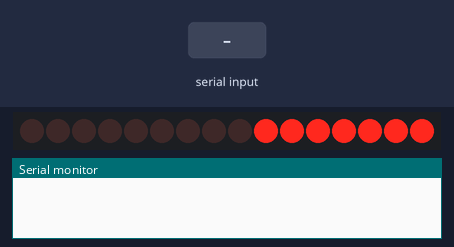
This sketch was run on a simulated Arduino Uno, built with avr-gcc and run on an emulated ATmega328P. Parts: 16 shift-register outputs drawn as a row of LEDs (first output left, lit = HIGH), the last lines printed to the serial monitor. Wiring (inferred from the names in the program): 2 × shift register (74HC595): data pin 11; shift clock pin 12; latch pin 8. Wiring (inferred from the signals the program sends): row of LEDs: on Q0, Q1, Q2, Q3, Q4, Q5, Q6, Q7, Q8, Q9, Q10, Q11, Q12, Q13, Q14, Q15. The test bench sets the inputs (shaded band).

Above: at 1.2 s.
1.3 s: "b\n" received over Serial
At 1.79 s:
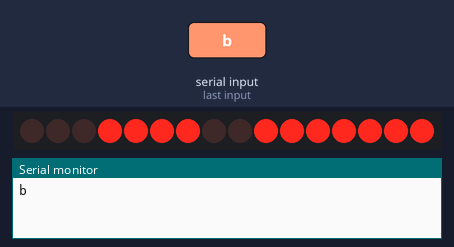
3.5 s: "d\n" received over Serial
At 3.94 s:
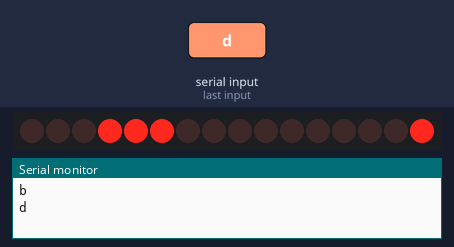
5.6 s: "h\n" received over Serial
At 5.68 s:
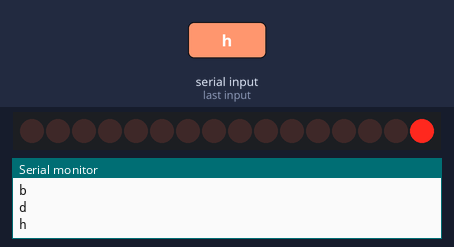
7.7 s: "a\n" received over Serial
At 8.6 s:
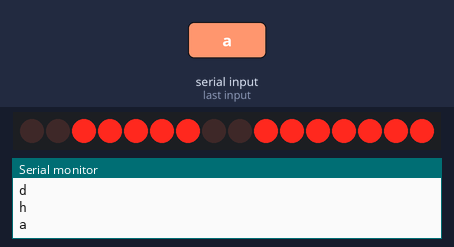
9.4 s: "c\n" received over Serial
At 10.2 s:
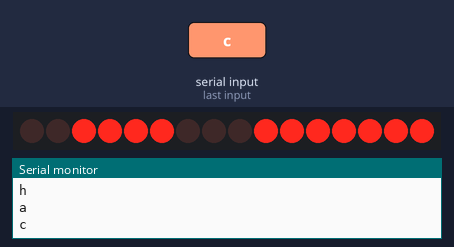
11.1 s: "i\n" received over Serial
At 12.4 s:
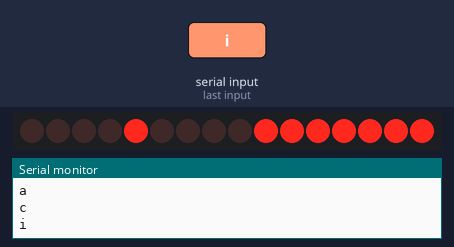
Timing chart, 0 to 13.9 s (numbered marks = the images above; inputs shaded):
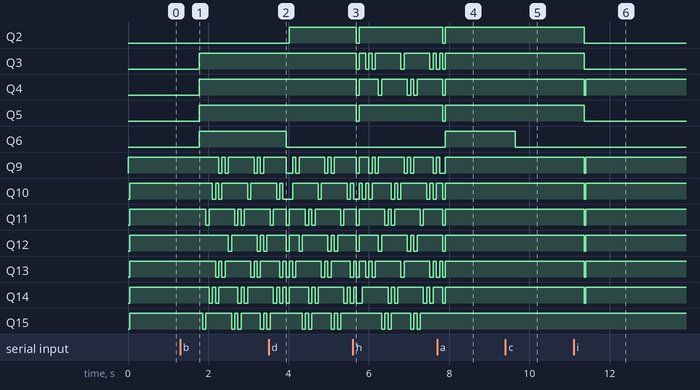

The sketch:

LED_Matrix.ino
```cpp
// 接 74HC595 的 ST_CP (pin 12,latch pin)
int latchPin = 8;
// 接 74HC595 的 SH_CP (pin 11, clock pin)
int clockPin = 12;
// 接 74HC595 的 DS (pin 14)
int dataPin = 11;

byte print_alphabet[7]={};
byte print_a[7]={B00000000,
                 B00011000,
                 B00100100,
                 B00111000,
                 B00100100,
                 B00100100,
                 B01011000,};

byte print_b[7]={B00001000,
                 B00001000,
                 B00001000,
                 B00111000,
                 B01001000,
                 B01001000,
                 B00111000};

byte print_c[7]={B00000000,
                 B00000000,
                 B00111000,
                 B00000100,
                 B00000100,
                 B00000100,
                 B00111000};

byte print_d[7]={B00100000,
                 B00100000,
                 B00100000,
                 B00111000,
                 B00100100,
                 B00100100,
                 B00111000};

byte print_e[7]={B00000000,
                 B00111000,
                 B01000100,
                 B01111100,
                 B00000100,
                 B00111000,
                 B00000000};

byte print_f[7]={B00010000,
                 B00101000,
                 B00001000,
                 B00111100,
                 B00001000,
                 B00001000,
                 B00001000};

byte print_g[7]={B00110000,
                 B01001000,
                 B01001000,
                 B01110000,
                 B01000000,
                 B01001000,
                 B00110000};

byte print_h[7]={B00000100,
                 B00000100,
                 B00000100,
                 B00010100,
                 B00101100,
                 B00100100,
                 B00100100};

byte print_i[7]={B00000000,
                 B00010000,
                 B00000000,
                 B00010000,
                 B00010000,
                 B00010000,
                 B00010000};

byte print_j[7]={B00000000,
                 B00100000,
                 B00000000,
                 B00100000,
                 B00100000,
                 B00101000,
                 B00010000};

byte print_k[7]={B00001000,
                 B00001000,
                 B01001000,
                 B00101000,
                 B00011000,
                 B00101000,
                 B01001000};

byte print_l[7]={B00000000,
                 B00010000,
                 B00010000,
                 B00010000,
                 B00010000,
                 B00010000,
                 B00010000};

byte print_m[7]={B00000000,
                 B00000000,
                 B00101000,
                 B01010100,
                 B01010100,
                 B01010100,
                 B00000000};

byte print_n[7]={B00000000,
                 B00000000,
                 B00010100,
                 B00101100,
                 B00100100,
                 B00100100,
                 B00000000};

byte print_o[7]={B00000000,
                 B00000000,
                 B00011000,
                 B00100100,
                 B00100100,
                 B00011000,
                 B00000000};

byte print_p[7]={B00000000,
                 B00000000,
                 B00111000,
                 B01001000,
                 B00111000,
                 B00001000,
                 B00001000};

byte print_q[7]={B00000000,
                 B00011000,
                 B00100100,
                 B00111000,
                 B00100000,
                 B10100000,
                 B01100000};

byte print_r[7]={B00000000,
                 B00000000,
                 B00101000,
                 B01011000,
                 B00001000,
                 B00001000,
                 B00000000};

byte print_s[7]={B00000000,
                 B00011000,
                 B00100100,
                 B00001000,
                 B00010000,
                 B00100100,
                 B00011000};

byte print_t[7]={B00000000,
                 B00001000,
                 B00111100,
                 B00001000,
                 B00001000,
                 B00101000,
                 B00010000};

byte print_u[7]={B00000000,
                 B00000000,
                 B00100100,
                 B00100100,
                 B00100100,
                 B01011000,
                 B00000000};

byte print_v[7]={B00000000,
                 B00000000,
                 B00000000,
                 B00101000,
                 B00101000,
                 B00010000,
                 B00000000};
byte print_w[7]={B00000000,
                 B00000000,
                 B01010100,
                 B01010100,
                 B01010100,
                 B00101000,
                 B00000000};

byte print_x[7]={B00000000,
                 B00000000,
                 B00000000,
                 B00101000,
                 B00010000,
                 B00101000,
                 B00000000};

byte print_y[7]={B00000000,
                 B00101000,
                 B00101000,
                 B00010000,
                 B00001000,
                 B00000100,
                 B00000000};

byte print_z[7]={B00000000,
                 B00000000,
                 B00111100,
                 B00010000,
                 B00001000,
                 B00111100,
                 B00000000};

byte print_ERROR[7]={B10000010,
                     B01000100,
                     B00101000,
                     B00010000,
                     B00101000,
                     B01000100,
                     B10000010};

byte print_CLEAR[7]={B00000000,
                     B00000000,
                     B00000000,
                     B00000000,
                     B00000000,
                     B00000000,
                     B00000000,};

void setup()
{
    // 將 latchPin, clockPin, dataPin 設置為輸出
    pinMode(latchPin, OUTPUT);
    pinMode(clockPin, OUTPUT);
    pinMode(dataPin, OUTPUT);
    //serial 設定
    Serial.begin(9600);
}

void get_alphabet(char key)
{
       clear_board();
       switch(key)
       {
                  case 'a' :
                         for(int i=0;i<7;i++){print_alphabet[i] = print_a[i];} break;
                  case 'b' :
                         for(int i=0;i<7;i++){print_alphabet[i] = print_b[i];} break;
                  case 'c' :
                         for(int i=0;i<7;i++){print_alphabet[i] = print_c[i];} break;
                  case 'd' :
                         for(int i=0;i<7;i++){print_alphabet[i] = print_d[i];} break;
                  case 'e' :
                         for(int i=0;i<7;i++){print_alphabet[i] = print_e[i];} break;
                  case 'f' :
                         for(int i=0;i<7;i++){print_alphabet[i] = print_f[i];} break;
                  case 'g' :
                         for(int i=0;i<7;i++){print_alphabet[i] = print_g[i];} break;
                  case 'h' :
                         for(int i=0;i<7;i++){print_alphabet[i] = print_h[i];} break;
                  case 'i' :
                         for(int i=0;i<7;i++){print_alphabet[i] = print_i[i];} break;
                  case 'j' :
                         for(int i=0;i<7;i++){print_alphabet[i] = print_j[i];} break;
                  case 'k' :
                         for(int i=0;i<7;i++){print_alphabet[i] = print_k[i];} break;
                  case 'l' :
                         for(int i=0;i<7;i++){print_alphabet[i] = print_l[i];} break;
                  case 'm' :
                         for(int i=0;i<7;i++){print_alphabet[i] = print_m[i];} break;
                  case 'n' :
                         for(int i=0;i<7;i++){print_alphabet[i] = print_n[i];} break;
                  case 'o' :
                         for(int i=0;i<7;i++){print_alphabet[i] = print_o[i];} break;
                  case 'p' :
                         for(int i=0;i<7;i++){print_alphabet[i] = print_p[i];} break;
                  case 'q' :
                         for(int i=0;i<7;i++){print_alphabet[i] = print_q[i];} break;
                  case 'r' :
                         for(int i=0;i<7;i++){print_alphabet[i] = print_r[i];} break;
                  case 's' :
                         for(int i=0;i<7;i++){print_alphabet[i] = print_s[i];} break;
                  case 't' :
                         for(int i=0;i<7;i++){print_alphabet[i] = print_t[i];} break;
                  case 'u' :
                         for(int i=0;i<7;i++){print_alphabet[i] = print_u[i];} break;
                  case 'v' :
                         for(int i=0;i<7;i++){print_alphabet[i] = print_v[i];} break;
                  case 'w' :
                         for(int i=0;i<7;i++){print_alphabet[i] = print_w[i];} break;
                  case 'x' :
                         for(int i=0;i<7;i++){print_alphabet[i] = print_x[i];} break;
                  case 'y' :
                         for(int i=0;i<7;i++){print_alphabet[i] = print_y[i];} break;
                  case 'z' :
                         for(int i=0;i<7;i++){print_alphabet[i] = print_z[i];} break;
       }
}


void light(byte alphabet[])
{
    byte col_print;
    for (int i=1; i<=7 ; i++)
    {
        // 送資料前要先把 latchPin 拉成低電位
        digitalWrite(latchPin, LOW);

        col_print = 1 << i;
        // 使用 shiftOut 函式送出資料
        shiftOut(dataPin, clockPin, MSBFIRST, col_print);
        shiftOut(dataPin, clockPin, MSBFIRST, alphabet[i-1]);

        // 送完資料後要把 latchPin 拉回成高電位
        digitalWrite(latchPin, HIGH);
        delay(1);
    }

}

int counter;
void LED_print(byte print_alphabet[])
{
   counter=0;
   while(counter<50)
   {
         light(print_alphabet);
         counter++;
   }
}

void clear_board()
{
  light(print_CLEAR);
  delay(50);
}

void loop()
{

         // send data only when you receive data:
         if(Serial.available()>0)
         {
                char input = Serial.read() ;
                if(input!='\n')
                {
                  if(input<97 || input>122)
                  {
                    for(int i=0;i<7;i++)
                      print_alphabet[i] = print_ERROR[i];
                  }
                  Serial.println(input);
                  get_alphabet(input);
                }
         }
        LED_print(print_alphabet);
        /*
        for(int i=97;i<123;i++)
        {
            get_alphabet(i);
            LED_print(print_alphabet);
        }
        */
}
```

Measured:
- after the input at 1.3 s, Q3, Q4: LOW → HIGH after 0.48 s
- after the input at 9.4 s, Q6: HIGH → LOW after 0.24 s
- after the input at 11.1 s, Q2, Q3, Q5: HIGH → LOW after 0.26 s; Q4, Q9–14: HIGH → LOW after 0.26 s, → HIGH 0.04 s later
